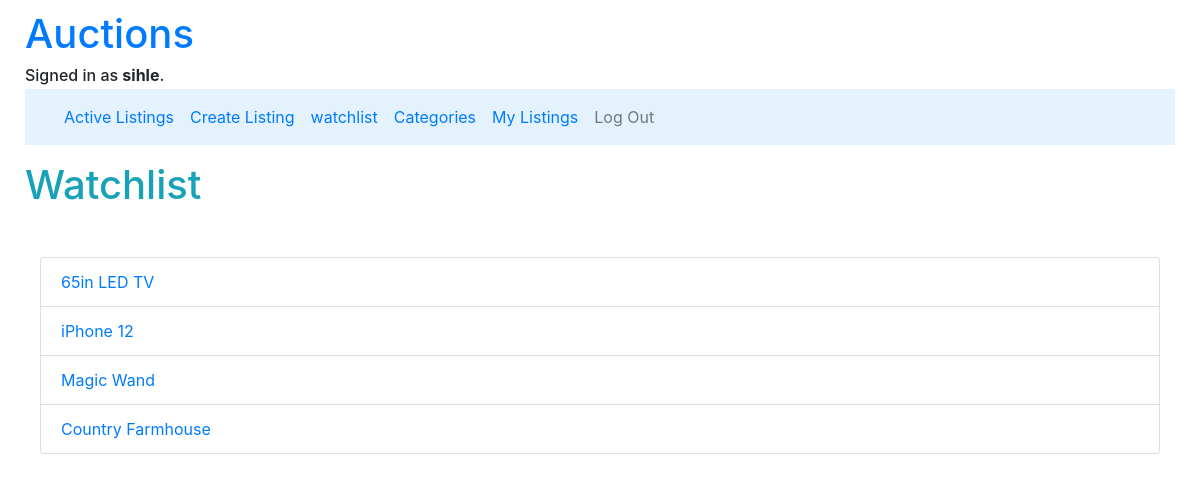
/watchlist (signed in), run on an earlier commit of the app's database.
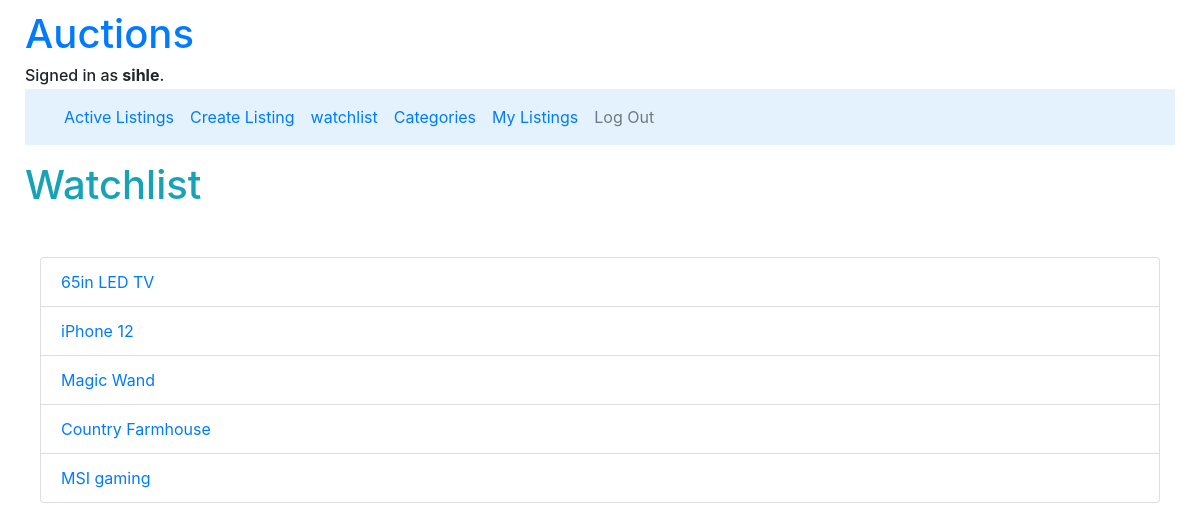
And on a later commit of the database.
### auctions/models.py (models this page shows, shortened)
class Watchlist(models.Model):
    listing = models.ForeignKey(Listing, on_delete=models.CASCADE, related_name="watched")
    user = models.ForeignKey(User, on_delete=models.CASCADE, related_name="wishes")
    status = models.BooleanField(default=False)

class Listing(models.Model):
    title = models.CharField(max_length= 30)
    description = models.CharField(max_length= 200)
    creator = models.ForeignKey(User, on_delete=models.CASCADE, related_name="user", null=True)
    bid = models.ManyToManyField("Bid", related_name="current_bid", null=True)
    bidders = models.ManyToManyField(User, blank=True, related_name="buyers")
    pub_date = models.DateField(default=date.today)
    mod_date = models.DateField(default=date.today)
    comments = models.ManyToManyField("Comment", related_name="listing_comments", null=True, blank=True)
    category = models.ManyToManyField("Category", related_name="listing_category", null=True)
    active = models.BooleanField(default=True)
    winner = models.ForeignKey(User, on_delete=models.CASCADE, related_name="sold", null=True)
    listing_image = models.ImageField(null=True, blank=True, upload_to="Images/listings_pics")

### auctions/views.py (the view)
# urls.py: path("watchlist", views.watchlist_view, name="watchlist"),
@login_required
def watchlist_view(request):
    if not request.user.is_authenticated:
        return render(request, "auctions/error.html", {"message": "You are not logged in, please log in first to view the page."})
    current_user = request.user
    return render(request, "auctions/watchlist.html", {"items": Watchlist.objects.filter(user_id=current_user)})
    pass

### auctions/templates/auctions/watchlist.html (shortened to what this page needs)
{% extends "auctions/layout.html" %}
{% block body %}
    <h1 class="display mb-5 mt-3 text-info">Watchlist</h1>
    <div class="container-fluid">
        <div>
            <ul class="list-group">
                {% for item in items %}
                    <li class="list-group-item"><a href="listings/{{item.listing.id}}">{{item.listing.title}}</a></li>
                {% empty %}
                <li class="list-group-item"> No listings added yet</li>
                {% endfor %}
            </ul>
        </div>
    </div>
{% endblock %}

What changed in the data, as far as the page shows it:
added Watchlist: listing "MSI gaming"
